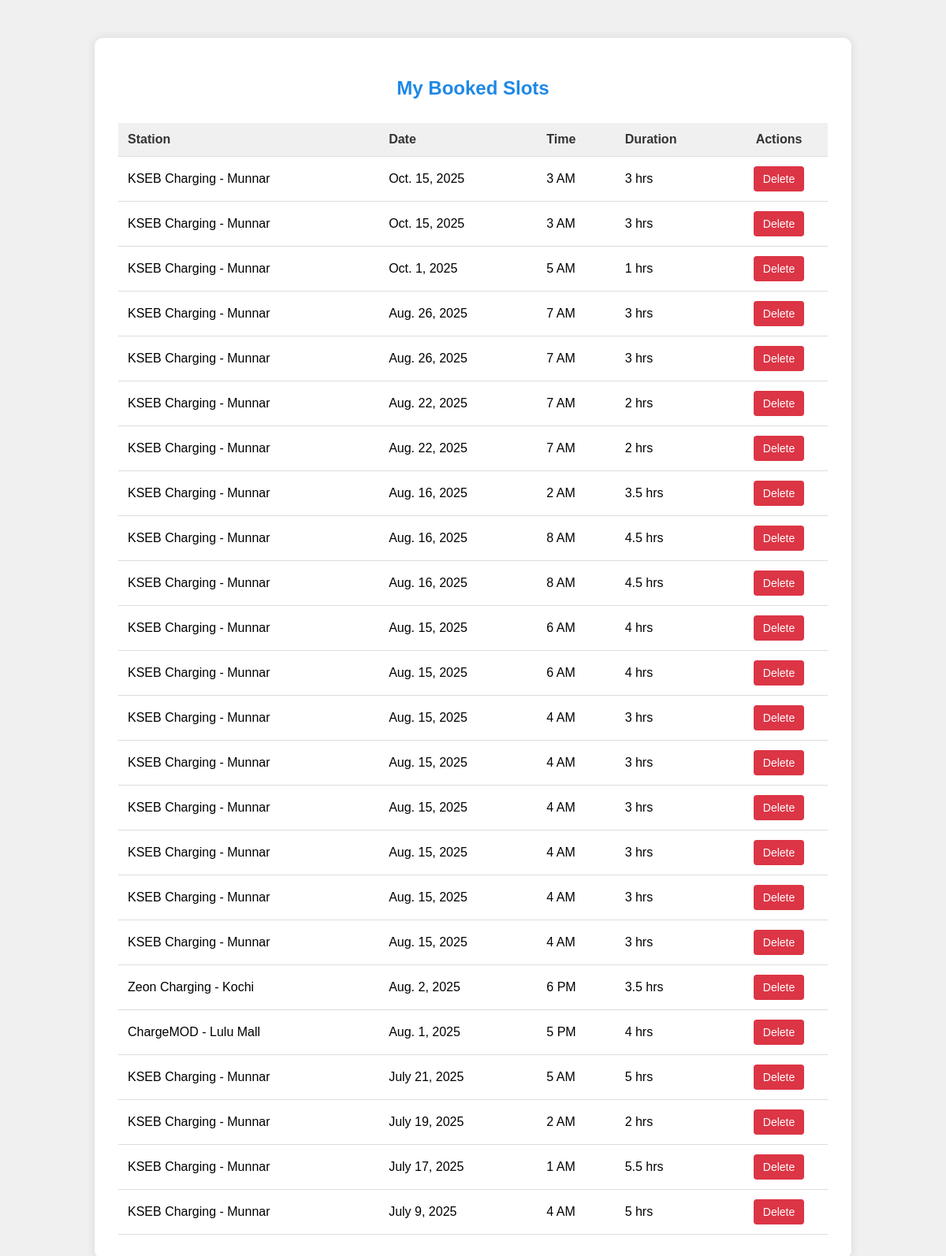
Screenshot of /view-booked-slots/ (signed in) with the database file from the repository.
### finder/models.py (models this page shows, shortened)
class Booking(models.Model):
    user = models.ForeignKey(User, on_delete=models.CASCADE)
    station_name = models.CharField(max_length=100)
    date = models.DateField()
    time = models.CharField(max_length=10)
    duration = models.CharField(max_length=10)

### finder/views.py (the view)
# urls.py: path('view-booked-slots/', views.view_booked_slots, name='view_booked_slots'),
@login_required
def view_booked_slots(request):
    booked_slots = Booking.objects.filter(user=request.user).order_by('-date')
    return render(request, 'view_booked_slots.html', {'booked_slots': booked_slots})

### templates/view_booked_slots.html (shortened to what this page needs)
{% load static %}
<!DOCTYPE html>
<html lang="en">
<head>
</head>
<body>
  <div class="container">
    <h2>My Booked Slots</h2>
    {% if booked_slots %}
      <table>
        <tr>
          <th>Station</th>
          <th>Date</th>
          <th>Time</th>
          <th>Duration</th>
          <th class="actions-column">Actions</th>
        </tr>
        {% for slot in booked_slots %}
        <tr>
          <td>{{ slot.station_name }}</td>
          <td>{{ slot.date }}</td>
          <td>{{ slot.time }}</td>
          <td>{{ slot.duration }} hrs</td>
          <td class="actions-column">
            <a href="{% url 'delete_booking' slot.id %}" class="delete-btn" onclick="return confirm('Are you sure you want to delete this booking?')">Delete</a>
          </td>
        </tr>
        {% endfor %}
      </table>
    {% else %}
      <p>You have no booked slots.</p>
    {% endif %}
  </div>
</body>
</html>

### templates/view_booked_slots.html (style rules this page uses)
body { font-family: Arial, sans-serif; background: #f0f0f0; padding: 40px; }
.container { background: white; padding: 30px; max-width: 900px; margin: auto; border-radius: 10px; box-shadow: 0 0 12px rgba(0,0,0,0.1); }
h2 { text-align: center; margin-bottom: 30px; color: #1e88e5; }
table { width: 100%; border-collapse: collapse; margin-top: 10px; font-size: 16px; }
th, td { padding: 12px; border-bottom: 1px solid #ddd; text-align: left; }
th { background-color: #f0f0f0; color: #333; }
.delete-btn { background-color: #dc3545; color: white; border: none; padding: 8px 12px; border-radius: 4px; cursor: pointer; font-size: 14px; text-decoration: none; display: inline-block; }
.actions-column { width: 100px; text-align: center; }

### rows the page displays
Booking: station_name "KSEB Charging - Munnar", date "Oct. 15, 2025", time "3 AM", duration "3"
Booking: station_name "KSEB Charging - Munnar", date "Oct. 15, 2025", time "3 AM", duration "3"
Booking: station_name "KSEB Charging - Munnar", date "Oct. 1, 2025", time "5 AM", duration "1"
Booking: station_name "KSEB Charging - Munnar", date "Aug. 26, 2025", time "7 AM", duration "3"
Booking: station_name "KSEB Charging - Munnar", date "Aug. 26, 2025", time "7 AM", duration "3"
Booking: station_name "KSEB Charging - Munnar", date "Aug. 22, 2025", time "7 AM", duration "2"
Booking: station_name "KSEB Charging - Munnar", date "Aug. 22, 2025", time "7 AM", duration "2"
Booking: station_name "KSEB Charging - Munnar", date "Aug. 16, 2025", time "2 AM", duration "3.5"
Booking: station_name "KSEB Charging - Munnar", date "Aug. 16, 2025", time "8 AM", duration "4.5"
Booking: station_name "KSEB Charging - Munnar", date "Aug. 16, 2025", time "8 AM", duration "4.5"
Booking: station_name "KSEB Charging - Munnar", date "Aug. 15, 2025", time "6 AM", duration "4"
Booking: station_name "KSEB Charging - Munnar", date "Aug. 15, 2025", time "6 AM", duration "4"
Booking: station_name "KSEB Charging - Munnar", date "Aug. 15, 2025", time "4 AM", duration "3"
Booking: station_name "KSEB Charging - Munnar", date "Aug. 15, 2025", time "4 AM", duration "3"
Booking: station_name "KSEB Charging - Munnar", date "Aug. 15, 2025", time "4 AM", duration "3"
Booking: station_name "KSEB Charging - Munnar", date "Aug. 15, 2025", time "4 AM", duration "3"
Booking: station_name "KSEB Charging - Munnar", date "Aug. 15, 2025", time "4 AM", duration "3"
Booking: station_name "KSEB Charging - Munnar", date "Aug. 15, 2025", time "4 AM", duration "3"
Booking: station_name "Zeon Charging - Kochi", date "Aug. 2, 2025", time "6 PM", duration "3.5"
Booking: station_name "ChargeMOD - Lulu Mall", date "Aug. 1, 2025", time "5 PM", duration "4"
Booking: station_name "KSEB Charging - Munnar", date "July 21, 2025", time "5 AM", duration "5"
Booking: station_name "KSEB Charging - Munnar", date "July 19, 2025", time "2 AM", duration "2"
Booking: station_name "KSEB Charging - Munnar", date "July 17, 2025", time "1 AM", duration "5.5"
Booking: station_name "KSEB Charging - Munnar", date "July 9, 2025", time "4 AM", duration "5"
